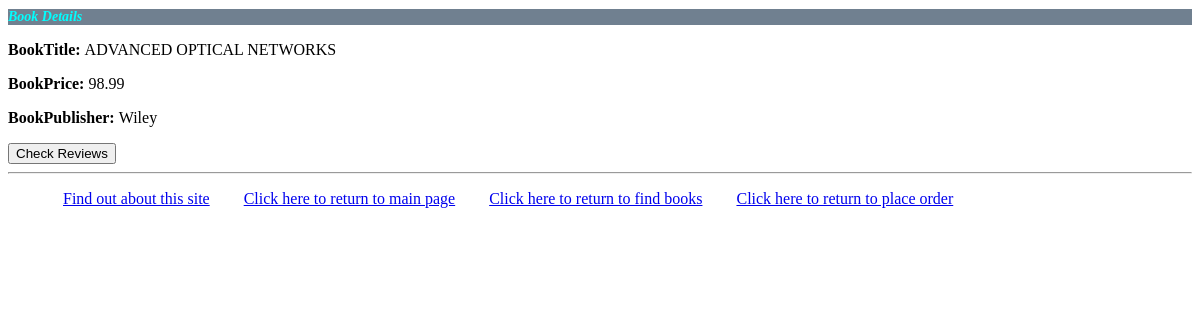
Screenshot of /myapp/1/ with the database file from the repository.
### myapp/models.py (models this page shows, shortened)
class Book(models.Model):
    CATEGORY_CHOICES = [
        ('S', 'Scinece&Tech'),
        ('F', 'Fiction'),
        ('B', 'Biography'),
        ('T', 'Travel'),
        ('O', 'Other')
    ]
    title = models.CharField(max_length=200)
    category = models.CharField(max_length=1, choices=CATEGORY_CHOICES, default='F')
    num_pages = models.PositiveIntegerField(default=100)
    price = models.DecimalField(max_digits=10, decimal_places=2)
    publisher = models.ForeignKey(Publisher, related_name='books', on_delete=models.CASCADE)
    description = models.CharField(max_length=100, blank=True)
    num_reviews = models.PositiveIntegerField(default=0)

class Publisher(models.Model):
    name = models.CharField(max_length=200)
    website = models.URLField()
    city = models.CharField(max_length=20, blank=True)
    country = models.CharField(max_length=20, default='USA', blank=False)
    def __str__(self):
        return self.name

### myapp/views.py (the view)
# urls.py: path(r'<int:book_id>/', views.detail, name='detail'),
def detail(request, book_id):
    book_Detail = get_object_or_404(Book, id=book_id)
    return render(request, 'myapp/detail.html', {'book_title': book_Detail.title.upper(), 'book_price': book_Detail.price, 'book_publisher':book_Detail.publisher, 'book_id': book_id})

### myapp/templates/myapp/detail.html
{% extends 'myapp/base.html' %}
{% block body_block%}
    <h1>Book Details</h1>
    <p><b> BookTitle: </b>{{ book_title }}</p>
    <p><b> BookPrice: </b>{{ book_price }}</p>
    <p><b> BookPublisher: </b>{{ book_publisher }}</p>
    <a href="{% url 'myapp:chk_reviews' book_id %}"><button class="btn btn-success" > Check Reviews </button></a>
{% endblock %}

### myapp/static/myapp/style.css (style rules this page uses)
h1 { background-color: slategray; text-decoration-color: chocolate; font-size: 14px; color: aqua; font-style: italic; }

### rows the page displays
Book: title "ADVANCED OPTICAL NETWORKS", price "98.99"
Publisher: name "Wiley"
